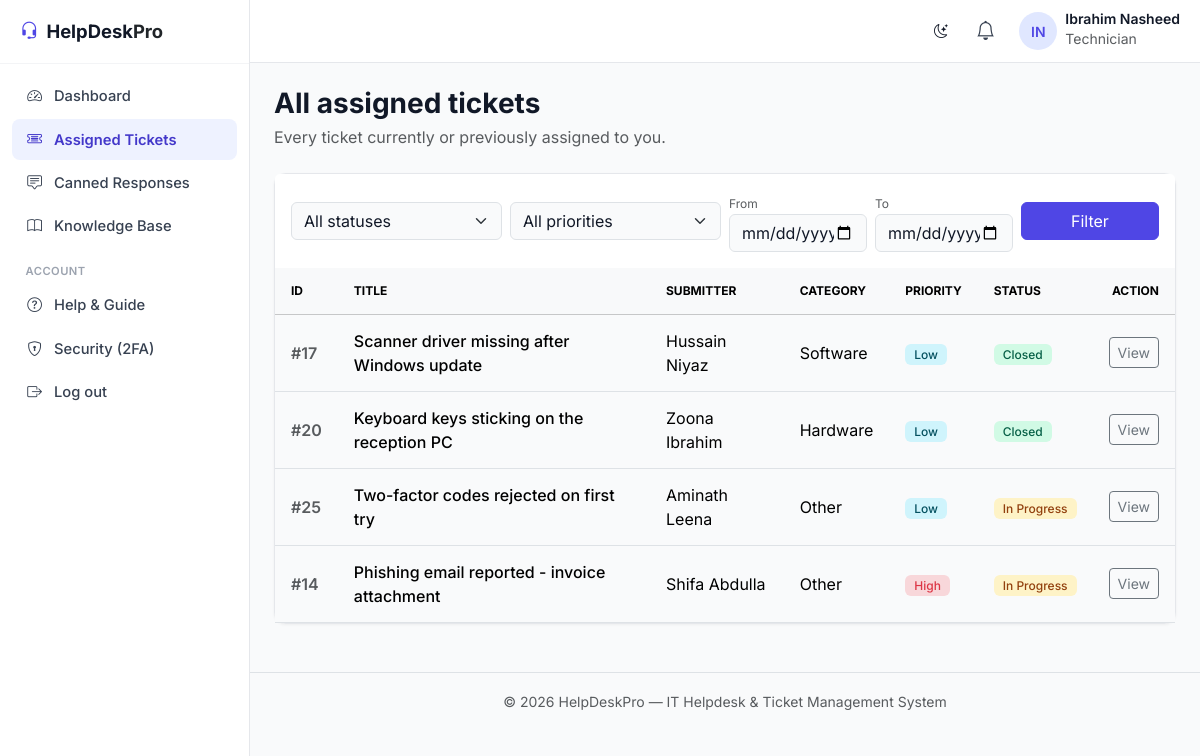
The app's page /technician/tickets.php (signed in) with its own data.
### tables this page shows
CREATE TABLE tickets (
    ticket_id INT AUTO_INCREMENT PRIMARY KEY,
    user_id INT NOT NULL,                      
    assigned_to INT NULL,                      
    department_id INT NULL,                    
    title VARCHAR(150) NOT NULL,
    description TEXT NOT NULL,
    category ENUM('Hardware', 'Software', 'Network', 'Other') DEFAULT 'Other',
    priority ENUM('Low', 'Medium', 'High') DEFAULT 'Medium',
    status ENUM('Open', 'In Progress', 'Closed') DEFAULT 'Open',
    escalated TINYINT(1) NOT NULL DEFAULT 0,   
    sla_due_at DATETIME NULL,                  
    attachment VARCHAR(255) NULL,
    created_at TIMESTAMP DEFAULT CURRENT_TIMESTAMP,
    updated_at TIMESTAMP DEFAULT CURRENT_TIMESTAMP ON UPDATE CURRENT_TIMESTAMP,
    FOREIGN KEY (user_id) REFERENCES users(user_id) ON DELETE CASCADE,
    FOREIGN KEY (assigned_to) REFERENCES users(user_id) ON DELETE SET NULL,
    FOREIGN KEY (department_id) REFERENCES departments(department_id) ON DELETE SET NULL
);

CREATE TABLE users (
    user_id INT AUTO_INCREMENT PRIMARY KEY,
    name VARCHAR(100) NOT NULL,
    email VARCHAR(150) NOT NULL UNIQUE,
    staff_id VARCHAR(20) NOT NULL UNIQUE,    
    password VARCHAR(255) NOT NULL,
    role ENUM('admin', 'technician', 'employee') NOT NULL DEFAULT 'employee',
    department_id INT NULL,                    
    two_factor_secret VARCHAR(32) NULL,
    two_factor_enabled TINYINT(1) NOT NULL DEFAULT 0,
    password_changed_at TIMESTAMP NULL DEFAULT CURRENT_TIMESTAMP,
    must_change_password TINYINT(1) NOT NULL DEFAULT 0,  
    created_at TIMESTAMP DEFAULT CURRENT_TIMESTAMP,
    FOREIGN KEY (department_id) REFERENCES departments(department_id) ON DELETE SET NULL
);

### technician/tickets.php (the view, shortened to what this page needs)
<?php
require_once __DIR__ . '/../includes/functions.php';
$user = current_user();
$date_from = $_GET['date_from'] ?? '';
$date_to = $_GET['date_to'] ?? '';
$per_page = 15;
$page = max(1, (int) ($_GET['page'] ?? 1));
$where = "WHERE t.assigned_to = ?";
$params = [$user['user_id']];
$stmt = $pdo->prepare("SELECT COUNT(*) FROM tickets t $where");
$stmt->execute($params);
$total_tickets = (int) $stmt->fetchColumn();
$total_pages = max(1, (int) ceil($total_tickets / $per_page));
$page = min($page, $total_pages);
$offset = ($page - 1) * $per_page;
$sql = "
    SELECT t.*, u.name AS submitter_name FROM tickets t
    JOIN users u ON t.user_id = u.user_id
    $where
    ORDER BY t.created_at DESC
    LIMIT $per_page OFFSET $offset
";
$stmt = $pdo->prepare($sql);
$stmt->execute($params);
$tickets = $stmt->fetchAll();
include __DIR__ . '/../includes/header.php';
?>
<div class="mb-4">
    <h1 class="h3 fw-bold mb-1">All assigned tickets</h1>
    <p class="text-muted mb-0">Every ticket currently or previously assigned to you.</p>
</div>
<div class="card">
    <div class="card-header bg-white py-3 border-0">
        <form method="GET" class="row g-2 align-items-center">
            <div class="col-6 col-md-3">
                <select name="status" class="form-select">
                    <option value="">All statuses</option>
                </select>
            </div>
            <div class="col-6 col-md-3">
                <select name="priority" class="form-select">
                    <option value="">All priorities</option>
                </select>
            </div>
            <div class="col-6 col-md-2">
                <label class="form-label fs-8 text-muted mb-0">From</label>
                <input type="date" name="date_from" class="form-control" value="<?= e($date_from) ?>">
            </div>
            <div class="col-6 col-md-2">
                <label class="form-label fs-8 text-muted mb-0">To</label>
                <input type="date" name="date_to" class="form-control" value="<?= e($date_to) ?>">
            </div>
            <div class="col-12 col-md-2 d-flex gap-2">
                <button type="submit" class="btn btn-primary flex-grow-1">Filter</button>
            </div>
        </form>
    </div>
    <div class="table-responsive">
        <table class="table table-hover align-middle mb-0">
            <thead class="table-light fs-8 text-uppercase">
                <tr>
                    <th>ID</th>
                    <th>Title</th>
                    <th>Submitter</th>
                    <th>Category</th>
                    <th>Priority</th>
                    <th>Status</th>
                    <th class="text-end">Action</th>
                </tr>
            </thead>
            <tbody>
            <?php foreach ($tickets as $t): ?>
                <tr>
                    <td class="fw-semibold text-muted">#<?= $t['ticket_id'] ?></td>
                    <td class="fw-medium"><?= e($t['title']) ?></td>
                    <td><?= e($t['submitter_name']) ?></td>
                    <td><?= e($t['category']) ?></td>
                    <td><?= priority_badge($t['priority']) ?></td>
                    <td><?= status_badge($t['status']) ?><?= escalated_badge($t['escalated']) ?></td>
                    <td class="text-end"><a href="../ticket.php?id=<?= $t['ticket_id'] ?>" class="btn btn-sm btn-outline-secondary">View</a></td>
                </tr>
            <?php endforeach; ?>
            </tbody>
        </table>
    </div>
</div>
<?php include __DIR__ . '/../includes/footer.php'; ?>

### includes/functions.php (shortened to what this page needs)
<?php
function e($str) {
    return htmlspecialchars($str ?? '', ENT_QUOTES, 'UTF-8');
}
        ?>
        <?php
function status_badge($status) {
    $map = [
        'Open' => 'badge-open',
        'In Progress' => 'badge-progress',
        'Closed' => 'badge-closed',
    ];
    $class = $map[$status] ?? 'badge-open';
    return "<span class=\"badge $class\">" . e($status) . "</span>";
}
function priority_badge($priority) {
    $map = [
        'Low' => 'bg-info-subtle text-info-emphasis',
        'Medium' => 'bg-warning-subtle text-warning-emphasis',
        'High' => 'bg-danger-subtle text-danger',
    ];
    $class = $map[$priority] ?? 'bg-secondary-subtle text-secondary';
    return "<span class=\"badge $class\">" . e($priority) . "</span>";
}

### assets/css/style.css (style rules this page uses)
:root { --bs-primary: #4f46e5; --bs-primary-rgb: 79, 70, 229; --bs-body-font-family: 'Inter', system-ui, -apple-system, sans-serif; --bs-body-bg: #f9fafb; --bs-body-color: #111827; }
body { font-family: var(--bs-body-font-family); background-color: var(--bs-body-bg); color: var(--bs-body-color); }
.btn-primary { background-color: #4f46e5; border-color: #4f46e5; }
.card { border-radius: 0.75rem; border: 1px solid #e5e7eb; box-shadow: 0 1px 3px 0 rgba(0, 0, 0, 0.05); background-color: #ffffff; }
.card-header { border-bottom: 1px solid #f3f4f6; }
.table > :not(caption) > * > * { padding: 0.875rem 1rem; }
.badge { font-weight: 500; padding: 0.4em 0.75em; border-radius: 0.375rem; }
.badge-closed { background-color: #d1fae5; color: #065f46; }
.badge-progress { background-color: #fef3c7; color: #92400e; }
.fs-8 { font-size: 0.75rem !important; }

### records on screen
tickets: ticket_id "17", title "Scanner driver missing after Windows update", user.name "Hussain Niyaz", category "Software", priority "Low", status "Closed"
tickets: ticket_id "20", title "Keyboard keys sticking on the reception PC", user.name "Zoona Ibrahim", category "Hardware", priority "Low", status "Closed"
tickets: ticket_id "25", title "Two-factor codes rejected on first try", user.name "Aminath Leena", category "Other", priority "Low", status "In Progress"
tickets: ticket_id "14", title "Phishing email reported - invoice attachment", user.name "Shifa Abdulla", category "Other", priority "High", status "In Progress"

### other values on screen
$initials ?: '?' "IN"
$nav_user['name'] "Ibrahim Nasheed"
$nav_user['role'] "Technician"
